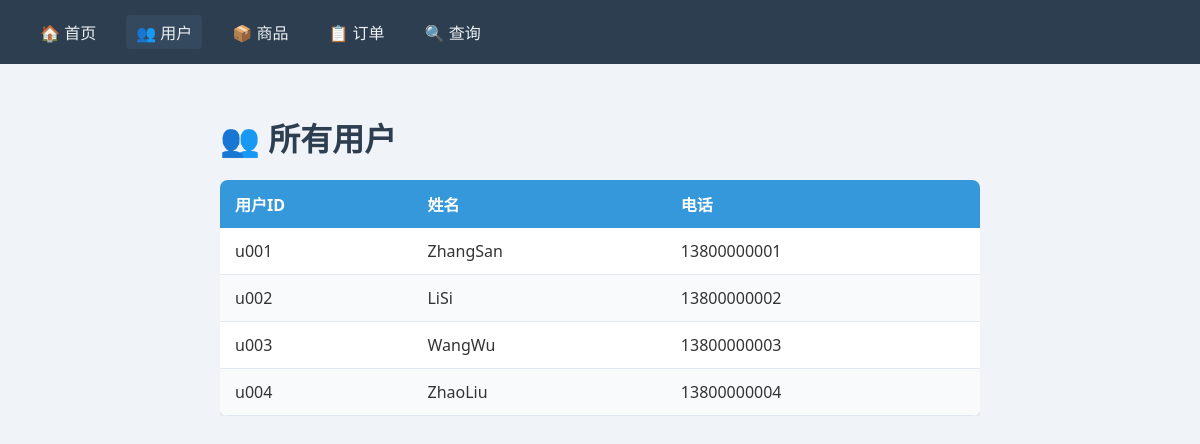
Screenshot of /users with the database file from the repository.
### tables this page shows
CREATE TABLE user (
        user_id TEXT PRIMARY KEY,
        user_name TEXT NOT NULL,
        phone TEXT NOT NULL
    );

### app.py (the view)
@app.route('/users')
def users():
    conn = get_db_connection()
    users_data = conn.execute('SELECT * FROM user').fetchall()
    conn.close()
    return render_template('users.html', users=users_data)

### app.py (called while the page is built)
def get_db_connection():
    conn = sqlite3.connect('second_hand.db')
    conn.row_factory = sqlite3.Row
    conn.execute("PRAGMA foreign_keys = ON")
    conn.execute("PRAGMA journal_mode=WAL")
    return conn

### templates/users.html (shortened to what this page needs)
<!DOCTYPE html>
<html lang="zh">
<head>
</head>
<body>
    <nav>
        <a href="/">🏠 首页</a>
        <a href="/users" style="background:#34495e;">👥 用户</a>
        <a href="/items">📦 商品</a>
        <a href="/orders">📋 订单</a>
        <a href="/queries">🔍 查询</a>
    </nav>
    <div class="container">
        <h1>👥 所有用户</h1>
        <div class="table-responsive">
            <table>
                <thead>
                    <tr><th>用户ID</th><th>姓名</th><th>电话</th></tr>
                </thead>
                <tbody>
                    {% for u in users %}
                    <tr>
                        <td>{{ u.user_id }}</td>
                        <td>{{ u.user_name }}</td>
                        <td>{{ u.phone }}</td>
                    </tr>
                    {% endfor %}
                </tbody>
            </table>
        </div>
    </div>
</body>
</html>

### templates/users.html (style rules this page uses)
* { margin: 0; padding: 0; box-sizing: border-box; }
body { font-family: 'Segoe UI', 'PingFang SC', Roboto, sans-serif; background: #f0f4f8; color: #333; }
nav { background: #2c3e50; padding: 15px 30px; display: flex; gap: 20px; flex-wrap: wrap; }
nav a { color: #ecf0f1; text-decoration: none; font-size: 16px; padding: 5px 10px; border-radius: 4px; transition: background 0.3s; }
.container { max-width: 800px; margin: 30px auto; padding: 20px; }
h1 { color: #2c3e50; margin-bottom: 20px; }
table { width: 100%; border-collapse: collapse; background: white; border-radius: 8px; overflow: hidden; box-shadow: 0 2px 10px rgba(0,0,0,0.1); }
th, td { padding: 12px 15px; text-align: left; }
th { background: #3498db; color: white; font-weight: 600; }
tr:nth-child(even) { background: #f8fafc; }
td { border-bottom: 1px solid #e2e8f0; }
.table-responsive { overflow-x: auto; }

### rows the page displays
user: user_id "u001", user_name "ZhangSan", phone "13800000001"
user: user_id "u002", user_name "LiSi", phone "13800000002"
user: user_id "u003", user_name "WangWu", phone "13800000003"
user: user_id "u004", user_name "ZhaoLiu", phone "13800000004"
